Frame 1 (no input): blank canvas, image omitted
Frame 60 (the mouse pressed at the canvas centre just before this capture): blank canvas, image omitted
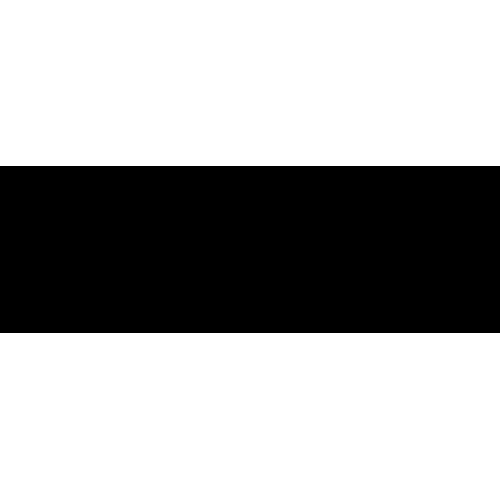
Frame 120 (the mouse held since frame 60 and released just before this capture)

The Processing sketch whose frames 1 and 60 were blank and that drew this single picture after the mouse press (run headless with seeded random() and noise(); from frame 60 on, the mouse is pressed at the canvas centre):

// Processing sketch: Black_Bar
// ── Black_Bar.pde
void setup() {
  size(500, 500);
}

void draw() {
  background(255);
  
  if(mouseY > height/3 && mouseY <= 2*height/3){
    fill(0);
    rect(0,height/3,width,height/3);
  }
  
}
